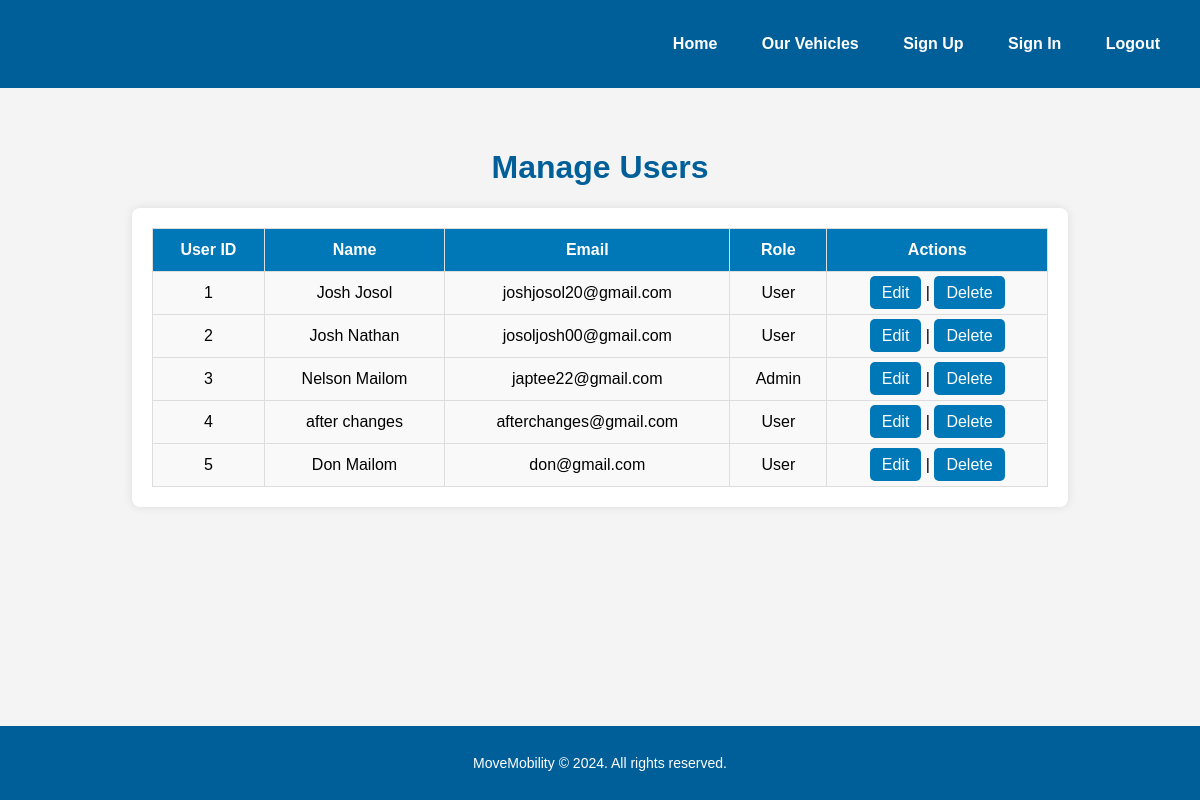
The app's page /manage_users.php (signed in) with its own data.
### tables this page shows
CREATE TABLE `users` (
  `user_id` int(11) NOT NULL,
  `name` varchar(255) NOT NULL,
  `email` varchar(255) NOT NULL,
  `password` varchar(255) NOT NULL,
  `role` enum('renter','host') NOT NULL DEFAULT 'renter',
  `created_at` timestamp NOT NULL DEFAULT current_timestamp(),
  `updated_at` timestamp NOT NULL DEFAULT current_timestamp() ON UPDATE current_timestamp(),
  `is_admin` tinyint(1) DEFAULT 0
);

### manage_users.php (the view, shortened to what this page needs)
<?php
$servername = "localhost";
$username = "root";
$password = "";
$dbname = "rentalwebsite";
$conn = new mysqli($servername, $username, $password, $dbname);
$users_sql = "SELECT * FROM users";
$users_result = $conn->query($users_sql);
?>
<!DOCTYPE html>
<html lang="en">
<head>
</head>
<body>
<header>
    <nav>
        <div class="logo">
            <h1>MoveMobility</h1>
        </div>
        <div class="nav-links">
            <a href="index.php">Home</a>
            <a href="ourVehicles.php">Our Vehicles</a>
            <a href="signup.php">Sign Up</a>
            <a href="signin.php">Sign In</a>
            <a href="logout.php">Logout</a>
        </div>
    </nav>
</header>
<div class="container">
    <h1>Manage Users</h1>
    <div class="table-container">
        <table>
            <thead>
                <tr>
                    <th>User ID</th>
                    <th>Name</th>
                    <th>Email</th>
                    <th>Role</th>
                    <th>Actions</th>
                </tr>
            </thead>
            <tbody>
                <?php
                if ($users_result->num_rows > 0) {
                    while ($row = $users_result->fetch_assoc()) {
                        echo "<tr>";
                        echo "<td>" . $row['user_id'] . "</td>";
                        echo "<td>" . $row['name'] . "</td>";
                        echo "<td>" . $row['email'] . "</td>";
                        echo "<td>" . ($row['is_admin'] == 1 ? 'Admin' : 'User') . "</td>";
                        echo "<td class='actions'>
                            <a href='edit_user.php?id=" . $row['user_id'] . "'>Edit</a> |
                            <a href='delete_user.php?id=" . $row['user_id'] . "'>Delete</a>
                          </td>";
                        echo "</tr>";
                    }
                } else {
                    echo "<tr><td colspan='5'>No users found.</td></tr>";
                }
                ?>
            </tbody>
        </table>
    </div>
</div>
<footer>
    <p>MoveMobility © 2024. All rights reserved.</p>
</footer>
</body>
</html>

### manage_users.php (style rules this page uses)
body { font-family: 'Arial', sans-serif; margin: 0; padding: 0; background-color: #f4f4f4; }
header { background-color: #005f99; padding: 10px 20px; color: white; }
nav { display: flex; justify-content: space-between; align-items: center; }
nav a { color: white; text-decoration: none; padding: 14px 20px; font-weight: bold; }
.container { padding: 40px; text-align: center; }
h1 { color: #005f99; }
.table-container { background-color: white; padding: 20px; border-radius: 8px; box-shadow: 0px 0px 10px rgba(0, 0, 0, 0.1); margin: 20px auto; width: 80%; }
table { width: 100%; border-collapse: collapse; }
table, th, td { border: 1px solid #ddd; }
th, td { padding: 12px; text-align: center; }
th { background-color: #0077b6; color: white; }
td { background-color: #f9f9f9; }
.actions a { background-color: #0077b6; color: white; padding: 8px 12px; text-decoration: none; border-radius: 5px; transition: background-color 0.3s ease; }
footer { text-align: center; padding: 15px 0; background-color: #005f99; color: white; font-size: 14px; position: fixed; width: 100%; bottom: 0; }

### records on screen
users: user_id "1", name "Josh Josol", email "joshjosol20@gmail.com", is_admin "User"
users: user_id "2", name "Josh Nathan", email "josoljosh00@gmail.com", is_admin "User"
users: user_id "3", name "Nelson Mailom", email "japtee22@gmail.com", is_admin "Admin"
users: user_id "4", name "after changes", email "afterchanges@gmail.com", is_admin "User"
users: user_id "5", name "Don Mailom", email "don@gmail.com", is_admin "User"
